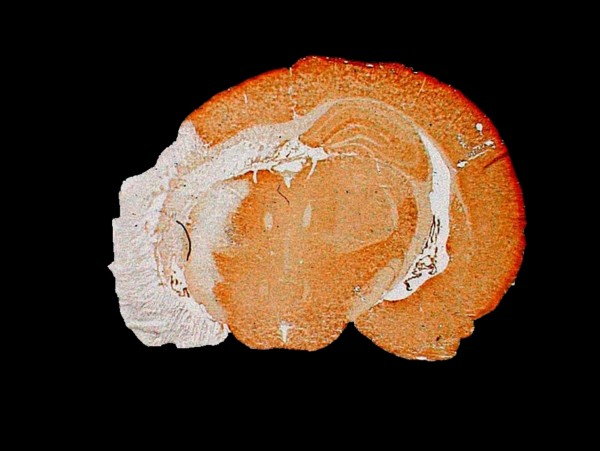
#> input picture src/preprocessing/test2.jpg, 600 x 451 px, given in place of test2.jpeg, which was not available
$ python sorensen.py
#> lines starting #> are read from the running program, lines starting #| are printed output that depends on the picture; after the words box and inside, x2 and y2 are one past the last pixel; in counts of white or black regions, pixels touching at a corner belong together; pictures that were not available may be replaced by others from this repository, and a replacement may not be noted
### src/segmentation.py
import cv2
import numpy as np
import matplotlib.pyplot as plt

# Load the image
img = cv2.imread("test2.jpeg")
#> img is the input picture: shape (451, 600, 3); mean B, G, R 36.1, 53.4, 75.2
# img = cv2.imread("13.png")
# img = cv2.imread("5.png")

# Convert to grayscale
gray = cv2.cvtColor(img, cv2.COLOR_BGR2GRAY)
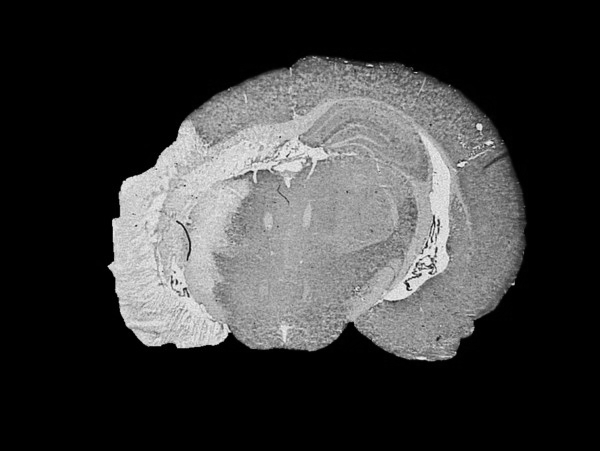
#> gray: shape (451, 600); min 0, max 248, mean 57.9

# Apply Canny edge detection
edges = cv2.Canny(gray, 20, 200)
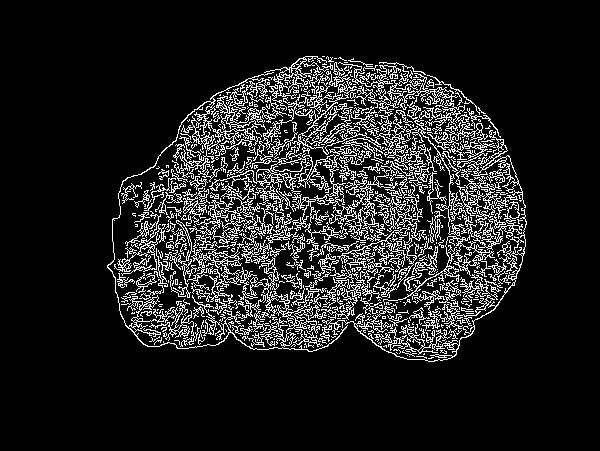
#> edges: shape (451, 600); 12.4% white in thin lines or dots, all inside (x1, y1, x2, y2) = (107, 56, 527, 362)

# Apply dilation to thicken the edges
kernel = np.ones((5,5),np.uint8)
dilation = cv2.dilate(edges, kernel, iterations=1)
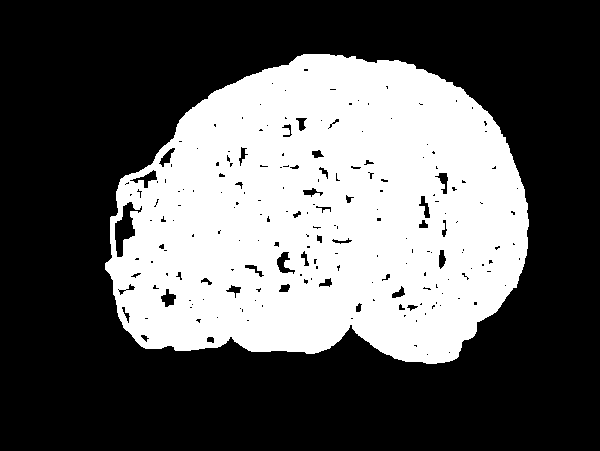
#> dilation: shape (451, 600); 36.5% white; 1 white region

# Find the contours of the object
contours, hierarchy = cv2.findContours(dilation, cv2.RETR_EXTERNAL, cv2.CHAIN_APPROX_SIMPLE)
#> contours = 1 contour; box (x1, y1, x2, y2) and area: (105, 54, 529, 364) 101928

# Find the largest contour
largest_contour = max(contours, key=cv2.contourArea)
#> largest_contour = contour of 536 points, box (x1, y1, x2, y2) (105, 54, 529, 364), area 101928

# Create a mask of the object
mask = np.zeros_like(gray)
cv2.drawContours(mask, [largest_contour], 0, (255, 255, 255), -1)
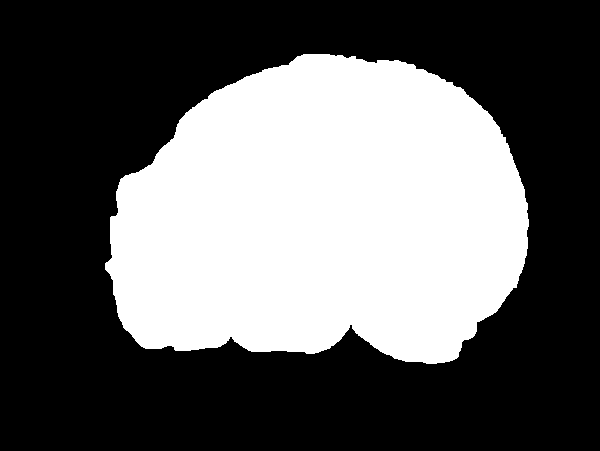
#> mask: shape (451, 600); 37.9% white; 1 white region, box (x1, y1, x2, y2) and area: (105, 54, 529, 364) 102520

# Apply the mask to the original image
result = cv2.bitwise_and(img, img, mask=mask)

# Show the result
plt.imshow(result[:,:,::-1])
plt.show()

### src/preprocessing/sorensen.py
import numpy as np
import segmentation as seg

def sorensen_dice(gt_mask, seg_mask):
    """
    Calculates the Sorensen-Dice coefficient for two binary masks.
    """
    intersection = np.logical_and(gt_mask, seg_mask)
    dice = (2. * intersection.sum()) / (gt_mask.sum() + seg_mask.sum())
    return dice


def dice_coefficient(truth, predicted):
    # Flatten binary masks
#> (the run stopped early here; a loop or call above may not have finished)

$ run again, with src/preprocessing/test1.jpg copied over src/preprocessing/test2.jpg
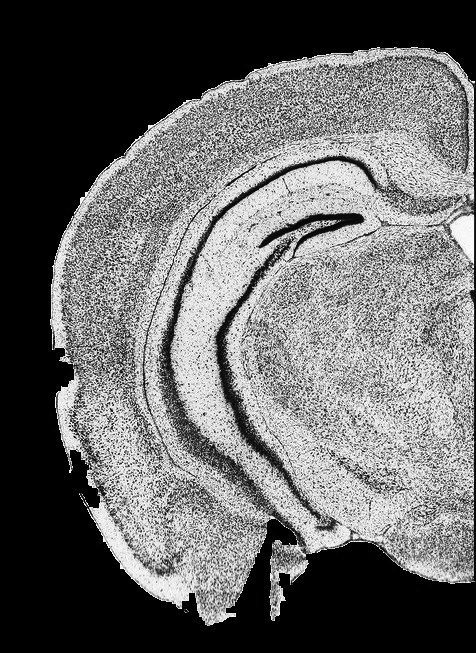
#> input picture src/preprocessing/test1.jpg, 476 x 653 px, given in place of test2.jpeg, which was not available
#> img is the input picture: shape (653, 476, 3); min 0, max 255, mean 103.9
#> `edges = cv2.Canny(gray, 20, 200)`:
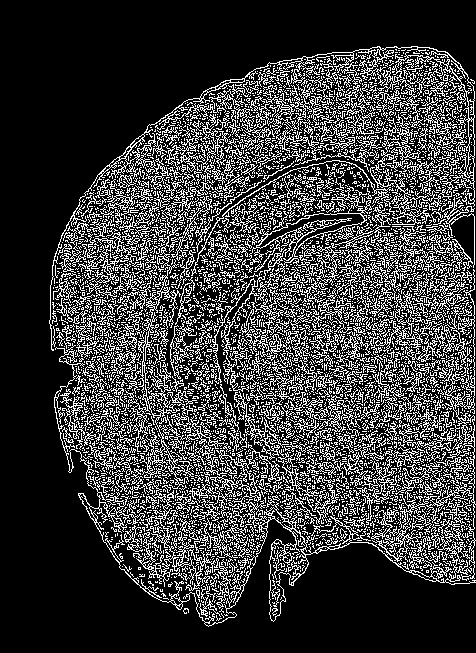
#> edges: shape (653, 476); 23.2% white in thin lines or dots, all inside (x1, y1, x2, y2) = (49, 46, 476, 627)
#> dilation: shape (653, 476); 65.1% white; 67 black regions (57 under 20 px)
#> contours = 1 contour; box (x1, y1, x2, y2) and area: (47, 44, 476, 629) 202384
#> largest_contour = contour of 744 points, box (x1, y1, x2, y2) (47, 44, 476, 629), area 202384
#> `cv2.drawContours(mask, [largest_contour], 0, (255, 255, 255), -1)`:
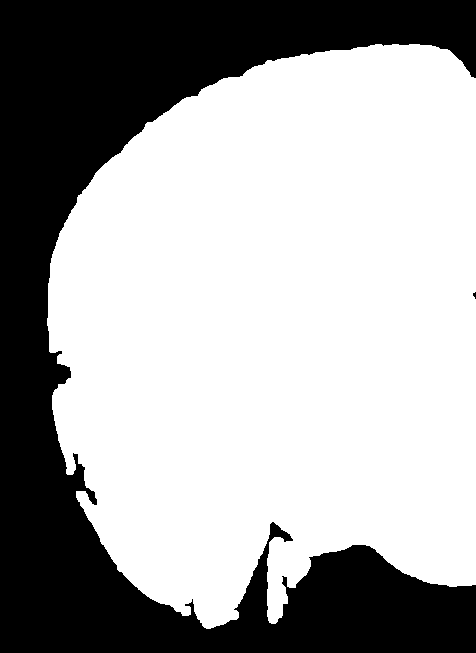
#> mask: shape (653, 476); 65.5% white; 2 black regions (1 under 20 px), largest, box (x1, y1, x2, y2) and area: (0, 0, 476, 653) 107368

$ run again, with src/preprocessing/fixed3.jpg copied over src/preprocessing/test2.jpg
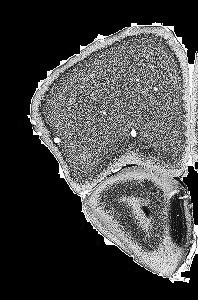
#> input picture src/preprocessing/fixed3.jpg, 198 x 300 px, given in place of test2.jpeg, which was not available
#> img is the input picture: shape (300, 198, 3); min 0, max 255, mean 69.1
#> `edges = cv2.Canny(gray, 20, 200)`:
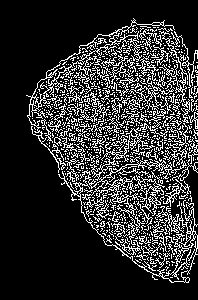
#> edges: shape (300, 198); 19% white in thin lines or dots, all inside (x1, y1, x2, y2) = (26, 18, 198, 283)
#> `dilation = cv2.dilate(edges, kernel, iterations=1)`:
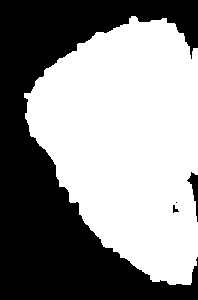
#> dilation: shape (300, 198); 55.1% white; 4 black regions (1 under 20 px)
#> contours = 1 contour; box (x1, y1, x2, y2) and area: (24, 16, 198, 285) 32378
#> largest_contour = contour of 285 points, box (x1, y1, x2, y2) (24, 16, 198, 285), area 32378
#> mask: shape (300, 198); 55.2% white; 2 black regions, box (x1, y1, x2, y2) and area: (0, 0, 198, 300) 26427, (187, 172, 198, 222) 207
